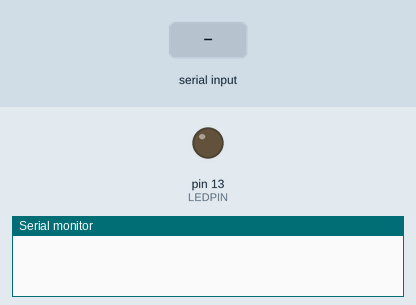
Bench run of a sketch on a simulated Arduino Uno, built with avr-gcc and run on an emulated ATmega328P. Parts: output pins drawn as LEDs (lit = HIGH), the last lines printed to the serial monitor. Inputs (shaded band) come from the test bench.

Above: at 1.2 s.
1.3 s: "LED_ON\n" received over Serial
At 2.3 s:
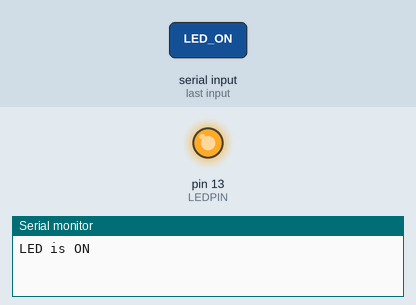
3.0 s: "LED_OFF\n" received over Serial
At 3.8 s:
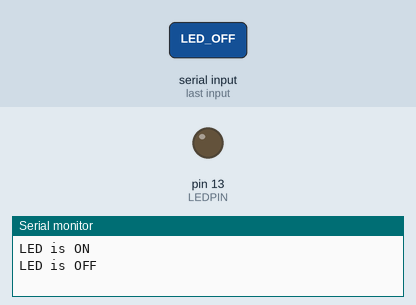
Timing chart, 0 to 6.0 s (numbered marks = the images above; inputs shaded):
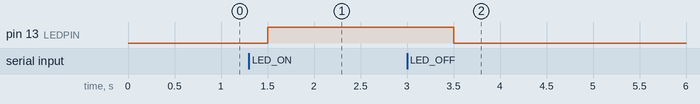

Measured:
- after the input at 1.3 s, pin 13 (LEDPIN): LOW → HIGH after 0.20 s
- after the input at 3.0 s, pin 13 (LEDPIN): HIGH → LOW after 0.50 s

The sketch:

read-temp-arduino.ino
```cpp
#include <DHT.h>

#define DHTPIN 2     // DHT sensor pin
#define DHTTYPE DHT11 // DHT11 or DHT22
#define LEDPIN 13    // LED pin

DHT dht(DHTPIN, DHTTYPE);
String command = "";

void setup() {
    Serial.begin(9600); // Start serial communication
    dht.begin();        // Initialize DHT sensor
    pinMode(LEDPIN, OUTPUT);
    digitalWrite(LEDPIN, LOW); // Turn LED off initially
}

void loop() {
    if (Serial.available()) {
        command = Serial.readStringUntil('\n'); // Read command from serial
        if (command == "LED_ON") {
            digitalWrite(LEDPIN, HIGH); // Turn LED on
            Serial.println("LED is ON");
        } else if (command == "LED_OFF") {
            digitalWrite(LEDPIN, LOW); // Turn LED off
            Serial.println("LED is OFF");
        } else if (command == "READ_TEMP") {
            float temp = dht.readTemperature(); // Read temperature
            Serial.println("Temperature: " + String(temp) + "C");
        }
    }
    delay(500); // Wait before next command
}
```
